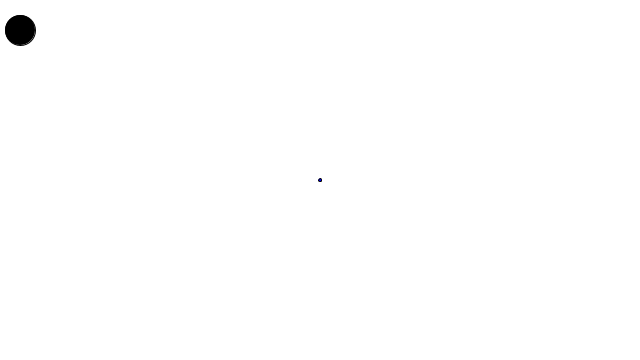
Frame 1 (no input)
Frame 60 (the mouse pressed at the canvas centre just before this capture): blank canvas, image omitted
Frame 120 (the mouse held since frame 60 and released just before this capture): blank canvas, image omitted

The Processing sketch that drew this single still picture (run headless with seeded random() and noise(); from frame 60 on, the mouse is pressed at the canvas centre):

// Processing sketch: Gravity
// ── Gravity.pde
Mover m = new Mover();
Attractor a = new Attractor();

PVector gravity = new PVector();
void setup()
{
  size(640,360);
}
void draw()
{
   background(255);
   a.display();  
   m.move();
   
   gravity = PVector.sub(m.pos,a.attractor);
   gravity.normalize();
   float distance = (m.pos.sub(a.attractor)).magSq();
   distance = constrain(distance,5.0,25.0); 
   gravity.mult(1);
   a.applyForce(gravity);
   
}

// ── Attractor.pde
class Attractor
{
  PVector attractor = new PVector(320,180); 
  void applyForce(PVector force)
  {
    Mover m = new Mover();
    PVector acc = force.div(m.mass);
    (m.acceleration).add(acc);
  }
  
  void display()
  {
    fill(0);
    ellipse(m.pos.x,m.pos.y,30,30);
    fill(0,0,255);
    ellipse(attractor.x,attractor.y,3,3);
  }
}

// ── Mover.pde
class Mover
{
  float mass = 20;
  Attractor a = new Attractor();
  PVector pos = new PVector(20,30);
  PVector velocity = new PVector(0,0);
  PVector acceleration = new PVector(0,0);

  void move()
  {
    pos.add(velocity);
    velocity.add(acceleration);
    acceleration.mult(0);
  }
}
